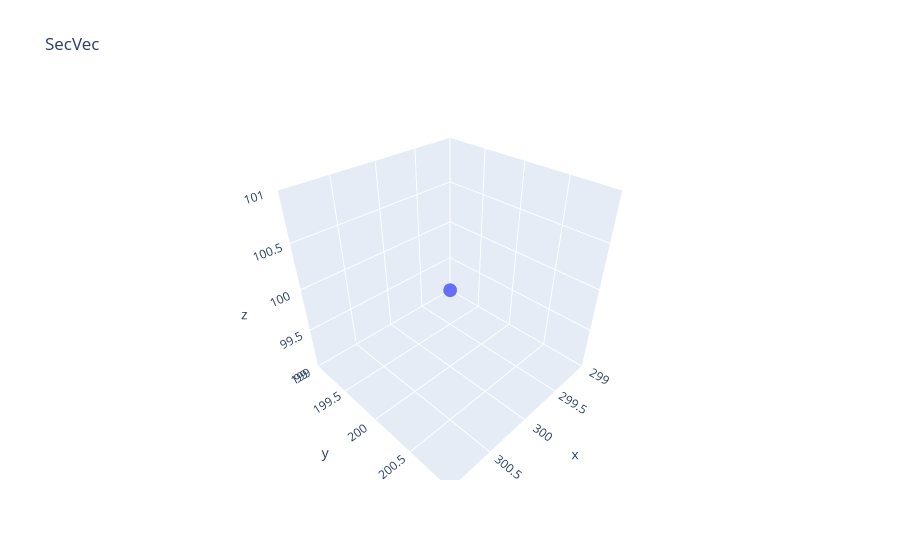

Notebook code for this chart:
### Code cell
from plotly import figure_factory as ff
from plotly import express as px

px.scatter_3d(a, a[:, 0], a[:, 1], a[:, 2])
px.scatter_3d(b, b[:, 0], b[:, 1], b[:, 2], title='SecVec')

### Figure 1 — Plotly figure (JSON) as saved in the notebook; plotly's stock layout.template omitted (floating-point values rounded to 4 significant figures)
{"data": [{"hovertemplate": "x=%{x}<br>y=%{y}<br>z=%{z}<extra></extra>", "legendgroup": "", "marker": {"color": "#636efa", "symbol": "circle"}, "mode": "markers", "name": "", "scene": "scene", "showlegend": false, "type": "scatter3d", "x": [300], "y": [200], "z": [100]}], "layout": {"legend": {"tracegroupgap": 0}, "scene": {"domain": {"x": [0, 1], "y": [0, 1]}, "xaxis": {"title": {"text": "x"}}, "yaxis": {"title": {"text": "y"}}, "zaxis": {"title": {"text": "z"}}}, "title": {"text": "SecVec"}}}
